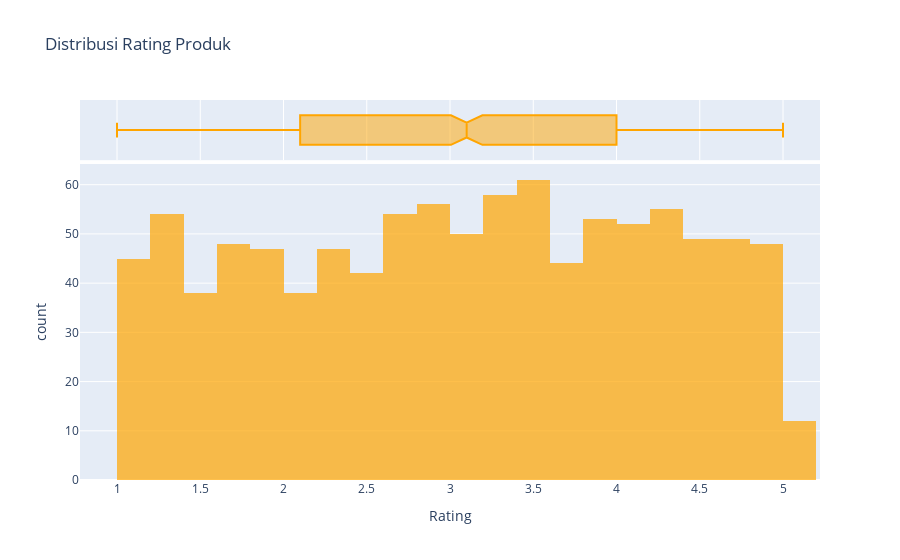

The notebook cell this image was saved under:
### Markdown cell above
### 📊 Histogram Rating Produk

### Code cell
# Histogram Rating Produk
fig_rating = px.histogram(df, x="Rating", nbins=30, title="Distribusi Rating Produk", marginal="box", opacity=0.7, color_discrete_sequence=["orange"])
fig_rating.show()

### Figure 1 — Plotly figure (JSON) as saved in the notebook; plotly's stock layout.template omitted (floating-point values rounded to 4 significant figures; data arrays with more than 128 entries replaced by an {"elided": "..."} marker saying what was removed)
{"data": [{"bingroup": "x", "hovertemplate": "Rating=%{x}<br>count=%{y}<extra></extra>", "legendgroup": "", "marker": {"color": "orange", "opacity": 0.7, "pattern": {"shape": ""}}, "name": "", "nbinsx": 30, "orientation": "v", "showlegend": false, "type": "histogram", "x": {"elided": "1000 float values"}, "xaxis": "x", "yaxis": "y"}, {"hovertemplate": "Rating=%{x}<extra></extra>", "legendgroup": "", "marker": {"color": "orange"}, "name": "", "notched": true, "showlegend": false, "type": "box", "x": {"elided": "1000 float values"}, "xaxis": "x2", "yaxis": "y2"}], "layout": {"barmode": "relative", "legend": {"tracegroupgap": 0}, "title": {"text": "Distribusi Rating Produk"}, "xaxis": {"anchor": "y", "domain": [0, 1], "title": {"text": "Rating"}}, "xaxis2": {"anchor": "y2", "domain": [0, 1], "matches": "x", "showgrid": true, "showticklabels": false}, "yaxis": {"anchor": "x", "domain": [0, 0.8316], "title": {"text": "count"}}, "yaxis2": {"anchor": "x2", "domain": [0.8416, 1], "matches": "y2", "showgrid": false, "showline": false, "showticklabels": false, "ticks": ""}}}
